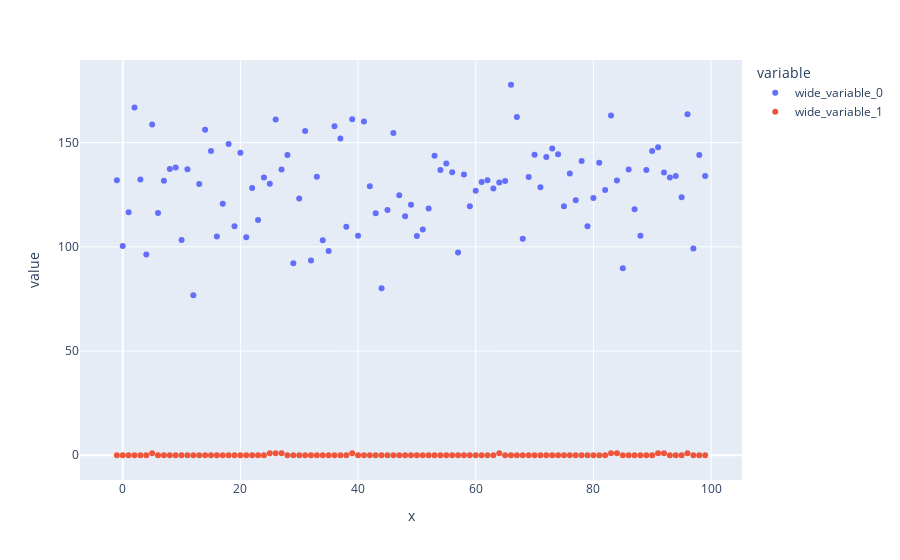

Notebook source saved alongside this figure:
### Code cell
px.scatter(x=df.time, y=[df.response_time, df.flagged_malicious])

### Figure 1 — Plotly figure (JSON) as saved in the notebook; plotly's stock layout.template omitted (floating-point values rounded to 4 significant figures)
{"data": [{"hovertemplate": "variable=wide_variable_0<br>x=%{x}<br>value=%{y}<extra></extra>", "legendgroup": "wide_variable_0", "marker": {"color": "#636efa", "symbol": "circle"}, "mode": "markers", "name": "wide_variable_0", "orientation": "v", "showlegend": true, "type": "scatter", "x": [-1, 0, 1, 2, 3, 4, 5, 6, 7, 8, 9, 10, 11, 12, 13, 14, 15, 16, 17, 18, 19, 20, 21, 22, 23, 24, 25, 26, 27, 28, 29, 30, 31, 32, 33, 34, 35, 36, 37, 38, 39, 40, 41, 42, 43, 44, 45, 46, 47, 48, 49, 50, 51, 52, 53, 54, 55, 56, 57, 58, 59, 60, 61, 62, 63, 64, 65, 66, 67, 68, 69, 70, 71, 72, 73, 74, 75, 76, 77, 78, 79, 80, 81, 82, 83, 84, 85, 86, 87, 88, 89, 90, 91, 92, 93, 94, 95, 96, 97, 98, 99], "xaxis": "x", "y": [132.0, 100.4, 116.6, 166.9, 132.3, 96.29, 158.7, 116.2, 131.8, 137.3, 138.0, 103.3, 137.2, 76.79, 130.1, 156.1, 146.0, 105.0, 120.7, 149.3, 109.9, 145.2, 104.6, 128.3, 112.8, 133.3, 130.3, 161.1, 137.1, 144.1, 92.16, 123.1, 155.6, 93.49, 133.6, 103.1, 97.99, 157.8, 152.0, 109.6, 161.3, 105.4, 160.2, 129.1, 116.1, 80.1, 117.7, 154.7, 124.7, 114.7, 120.2, 105.2, 108.4, 118.4, 143.7, 136.9, 139.9, 135.8, 97.34, 134.7, 119.5, 127.0, 131.1, 131.9, 128.0, 130.8, 131.6, 177.8, 162.3, 103.8, 133.5, 144.2, 128.6, 143.1, 147.1, 144.4, 119.5, 135.2, 122.3, 141.2, 109.9, 123.4, 140.3, 127.3, 163.1, 131.9, 89.76, 137.1, 118.0, 105.3, 136.9, 146.0, 147.8, 135.7, 133.3, 134.0, 123.8, 163.6, 99.17, 144.0, 134.0], "yaxis": "y"}, {"hovertemplate": "variable=wide_variable_1<br>x=%{x}<br>value=%{y}<extra></extra>", "legendgroup": "wide_variable_1", "marker": {"color": "#EF553B", "symbol": "circle"}, "mode": "markers", "name": "wide_variable_1", "orientation": "v", "showlegend": true, "type": "scatter", "x": [-1, 0, 1, 2, 3, 4, 5, 6, 7, 8, 9, 10, 11, 12, 13, 14, 15, 16, 17, 18, 19, 20, 21, 22, 23, 24, 25, 26, 27, 28, 29, 30, 31, 32, 33, 34, 35, 36, 37, 38, 39, 40, 41, 42, 43, 44, 45, 46, 47, 48, 49, 50, 51, 52, 53, 54, 55, 56, 57, 58, 59, 60, 61, 62, 63, 64, 65, 66, 67, 68, 69, 70, 71, 72, 73, 74, 75, 76, 77, 78, 79, 80, 81, 82, 83, 84, 85, 86, 87, 88, 89, 90, 91, 92, 93, 94, 95, 96, 97, 98, 99], "xaxis": "x", "y": [0, 0, 0, 0, 0, 0, 1, 0, 0, 0, 0, 0, 0, 0, 0, 0, 0, 0, 0, 0, 0, 0, 0, 0, 0, 0, 1, 1, 1, 0, 0, 0, 0, 0, 0, 0, 0, 0, 0, 0, 1, 0, 0, 0, 0, 0, 0, 0, 0, 0, 0, 0, 0, 0, 0, 0, 0, 0, 0, 0, 0, 0, 0, 0, 0, 1, 0, 0, 0, 0, 0, 0, 0, 0, 0, 0, 0, 0, 0, 0, 0, 0, 0, 0, 1, 1, 0, 0, 0, 0, 0, 0, 1, 1, 0, 0, 0, 1, 0, 0, 0], "yaxis": "y"}], "layout": {"autosize": true, "legend": {"title": {"text": "variable"}, "tracegroupgap": 0}, "margin": {"t": 60}, "xaxis": {"anchor": "y", "autorange": true, "domain": [0, 1], "range": [-6.94, 104.9], "title": {"text": "x"}, "type": "linear"}, "yaxis": {"anchor": "x", "autorange": true, "domain": [0, 1], "range": [-13.76, 191.5], "title": {"text": "value"}, "type": "linear"}}}
